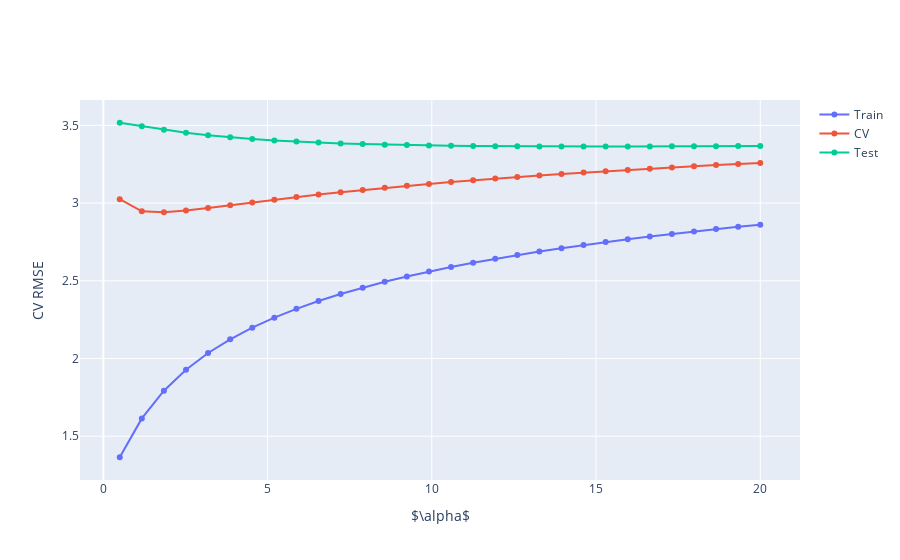

Notebook source saved alongside this figure:
### Markdown cell above
We can plot the cross validation error against the different $\alpha$ values and pick the $\alpha$ with the smallest cross validation error.

### Code cell
fig = go.Figure()
fig.add_trace(go.Scatter(x = alphas, y = train_values, mode="lines+markers", name="Train"))
fig.add_trace(go.Scatter(x = alphas, y = cv_values, mode="lines+markers", name="CV"))
fig.add_trace(go.Scatter(x = alphas, y = test_values, mode="lines+markers", name="Test"))
fig.update_layout(xaxis_title=r"$\alpha$", yaxis_title="CV RMSE")

### Figure 1 — Plotly figure (JSON) as saved in the notebook; plotly's stock layout.template omitted (floating-point values rounded to 4 significant figures)
{"data": [{"mode": "lines+markers", "name": "Train", "type": "scatter", "x": [0.5, 1.172, 1.845, 2.517, 3.19, 3.862, 4.534, 5.207, 5.879, 6.552, 7.224, 7.897, 8.569, 9.241, 9.914, 10.59, 11.26, 11.93, 12.6, 13.28, 13.95, 14.62, 15.29, 15.97, 16.64, 17.31, 17.98, 18.66, 19.33, 20], "y": [1.365, 1.615, 1.793, 1.928, 2.036, 2.124, 2.198, 2.263, 2.32, 2.37, 2.415, 2.456, 2.493, 2.528, 2.559, 2.589, 2.616, 2.642, 2.666, 2.689, 2.71, 2.73, 2.75, 2.768, 2.785, 2.802, 2.818, 2.833, 2.847, 2.861]}, {"mode": "lines+markers", "name": "CV", "type": "scatter", "x": [0.5, 1.172, 1.845, 2.517, 3.19, 3.862, 4.534, 5.207, 5.879, 6.552, 7.224, 7.897, 8.569, 9.241, 9.914, 10.59, 11.26, 11.93, 12.6, 13.28, 13.95, 14.62, 15.29, 15.97, 16.64, 17.31, 17.98, 18.66, 19.33, 20], "y": [3.025, 2.947, 2.941, 2.952, 2.968, 2.986, 3.004, 3.022, 3.039, 3.055, 3.07, 3.084, 3.098, 3.111, 3.123, 3.135, 3.147, 3.157, 3.168, 3.178, 3.187, 3.196, 3.205, 3.213, 3.222, 3.229, 3.237, 3.244, 3.252, 3.258]}, {"mode": "lines+markers", "name": "Test", "type": "scatter", "x": [0.5, 1.172, 1.845, 2.517, 3.19, 3.862, 4.534, 5.207, 5.879, 6.552, 7.224, 7.897, 8.569, 9.241, 9.914, 10.59, 11.26, 11.93, 12.6, 13.28, 13.95, 14.62, 15.29, 15.97, 16.64, 17.31, 17.98, 18.66, 19.33, 20], "y": [3.517, 3.494, 3.472, 3.453, 3.437, 3.424, 3.412, 3.403, 3.395, 3.389, 3.384, 3.38, 3.376, 3.373, 3.371, 3.369, 3.367, 3.366, 3.365, 3.365, 3.364, 3.364, 3.364, 3.364, 3.364, 3.365, 3.365, 3.366, 3.367, 3.368]}], "layout": {"autosize": true, "xaxis": {"autorange": true, "range": [-0.6928, 21.19], "title": {"text": "$\\alpha$"}, "type": "linear"}, "yaxis": {"autorange": true, "range": [1.187, 3.694], "title": {"text": "CV RMSE"}, "type": "linear"}}}
